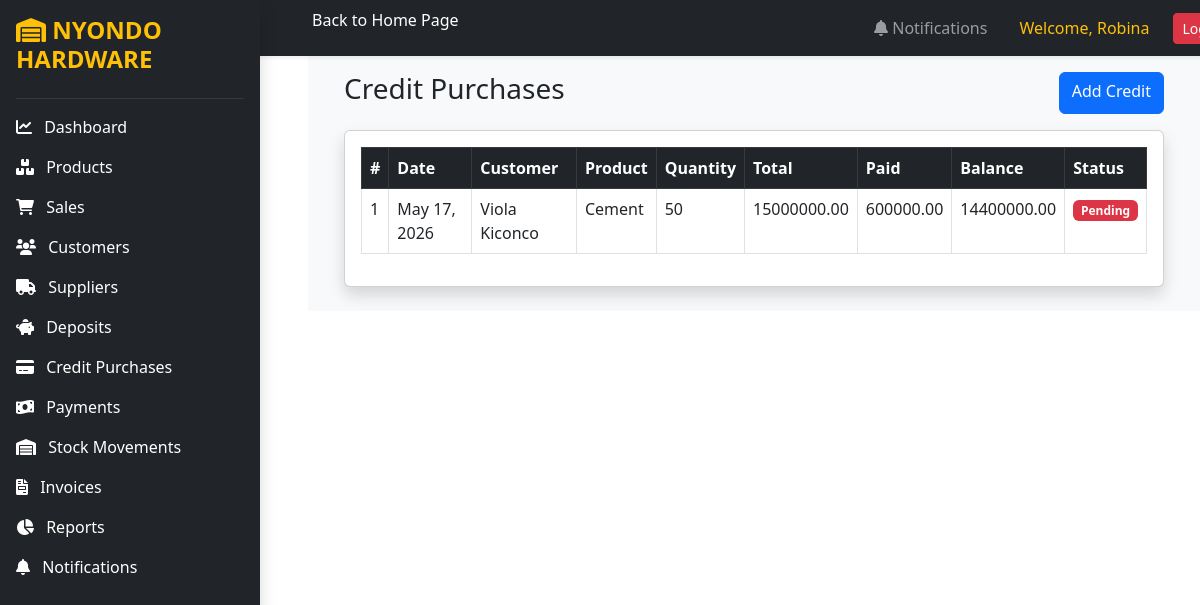
Page /credit_purchases/ (signed in) on the committed database.
### core/models.py (models this page shows, shortened)
class CreditPurchase(models.Model):
    PAYMENT_STATUS = (
        ('Pending', 'Pending'),
        ('Paid', 'Paid'),
    )
    customer = models.ForeignKey(Customer,on_delete=models.CASCADE)
    product = models.ForeignKey(Product,on_delete=models.CASCADE)
    quantity = models.IntegerField(validators=[MinValueValidator(1)])
    price_per_item = models.DecimalField(max_digits=10,decimal_places=2,validators=[MinValueValidator(0)])
    total_amount = models.DecimalField(max_digits=10,decimal_places=2,validators=[MinValueValidator(0)])
    amount_paid = models.DecimalField(max_digits=10,decimal_places=2,validators=[MinValueValidator(0)])
    balance = models.DecimalField(max_digits=10,decimal_places=2,validators=[MinValueValidator(0)])
    payment_status = models.CharField(max_length=20,choices=PAYMENT_STATUS,default='Pending')
    date = models.DateField(auto_now_add=True)

class Customer(models.Model):
    full_name = models.CharField(max_length=200,validators=[MinLengthValidator(3)])
    nin = models.CharField(max_length=20,unique=True,validators=[MinLengthValidator(5),nin_validator])
    phone = models.CharField(max_length=15,unique=True,validators=[phone_validator])
    def __str__(self):
        return self.full_name

class Product(models.Model):
    name = models.CharField(max_length=100,validators=[MinLengthValidator(2)])
    category = models.CharField(max_length=100,validators=[MinLengthValidator(2)])
    unit_cost = models.DecimalField(max_digits=10,decimal_places=2,validators=[MinValueValidator(0)])
    selling_price = models.DecimalField(max_digits=10,decimal_places=2,validators=[MinValueValidator(0)])
    stock_quantity = models.IntegerField(validators=[MinValueValidator(0)])
    def __str__(self):
        return self.name

### core/views.py (the view)
# urls.py: path('credit_purchases/',views.credit_purchases,name='credit_purchases'),
@login_required
def credit_purchases(request):
    credits = CreditPurchase.objects.all().order_by('-date')
    context = {'credits': credits}
    return render(request,'credit_purchases.html',context)

### core/templates/credit_purchases.html
{% extends 'base.html' %} {% block content %}
<div class="container mt-5">
  <div class="d-flex justify-content-between mb-3">
    <h3>Credit Purchases</h3>
    <a href="{% url 'add_credit_purchase' %}" class="btn btn-primary">
      Add Credit
    </a>
  </div>
  <div class="card shadow">
    <div class="card-body table-responsive">
      <table class="table table-bordered table-hover">
        <thead class="table-dark">
          <tr>
            <th>#</th>
            <th>Date</th>
            <th>Customer</th>
            <th>Product</th>
            <th>Quantity</th>
            <th>Total</th>
            <th>Paid</th>
            <th>Balance</th>
            <th>Status</th>
          </tr>
        </thead>
        <tbody>
          {% for credit in credits %}
          <tr>
            <td>{{ forloop.counter }}</td>
            <td>{{ credit.date }}</td>
            <td>{{ credit.customer }}</td>
            <td>{{ credit.product }}</td>
            <td>{{ credit.quantity }}</td>
            <td>{{ credit.total_amount }}</td>
            <td>{{ credit.amount_paid }}</td>
            <td>{{ credit.balance }}</td>
            <td>
              {% if credit.payment_status == 'Paid' %}
              <span class="badge bg-success"> Paid </span>
              {% else %}
              <span class="badge bg-danger"> Pending </span>
              {% endif %}
            </td>
          </tr>
          {% empty %}
          <tr>
            <td colspan="9" class="text-center">No credit purchases found</td>
          </tr>
          {% endfor %}
        </tbody>
      </table>
    </div>
  </div>
</div>
{% endblock %}

### core/templates/base.html (shortened to what this page needs)
<!doctype html>
<html>
<head>
  <link href="https://cdn.jsdelivr.net/npm/bootstrap@5.3.0/dist/css/bootstrap.min.css" rel="stylesheet" />
  <link rel="stylesheet" href="https://cdnjs.cloudflare.com/ajax/libs/font-awesome/6.0.0/css/all.min.css" />
</head>
<body>
  <div>
    <div style="position: fixed; margin-left: 250px; width: 1000px">
      <nav class="navbar navbar-expand-lg navbar-dark bg-dark shadow-sm">
        <div class="container-fluid">
          <div class="collapse navbar-collapse" id="navbarContent" style="margin-left: 50px">
            <a href="/" class="text-white text-decoration-none d-block mb-3">Back to Home Page</a>
            <ul class="navbar-nav ms-auto align-items-center">
              {% if user.is_authenticated %}
              <li class="nav-item me-3">
                <a class="nav-link position-relative" href="{% url 'notifications' %}">
                  <i class="fas fa-bell"></i>
                  Notifications
                </a>
              </li>
              <li class="nav-item me-3">
                <span class="nav-link text-warning">
                  Welcome, {{ request.user.username }}
                </span>
              </li>
              <li class="nav-item">
                <a class="btn btn-danger btn-sm" href="{% url 'logout' %}">
                  Logout
                </a>
              </li>
              {% endif %}
            </ul>
          </div>
        </div>
      </nav>
    </div>
    <div class="d-flex">
      <div class="d-flex">
        <div class="d-flex">
          <div class="bg-dark text-white p-3 vh-100 shadow" style="width: 260px; position: fixed">
            <h4 class="fw-bold text-warning mb-4">
              <i class="fas fa-warehouse"></i>
              NYONDO HARDWARE
            </h4>
            <hr class="text-secondary" />
            <a href="{% url 'dashboard' %}" class="text-white text-decoration-none d-block mb-3">
              <i class="fas fa-chart-line me-2"></i>
              Dashboard
            </a>
            <a href="{% url 'products' %}" class="text-white text-decoration-none d-block mb-3">
              <i class="fas fa-boxes me-2"></i>
              Products
            </a>
            <a href="{% url 'sales' %}" class="text-white text-decoration-none d-block mb-3">
              <i class="fas fa-cart-shopping me-2"></i>
              Sales
            </a>
            <a href="{% url 'customers' %}" class="text-white text-decoration-none d-block mb-3">
              <i class="fas fa-users me-2"></i>
              Customers
            </a>
            <a href="{% url 'suppliers' %}" class="text-white text-decoration-none d-block mb-3">
              <i class="fas fa-truck me-2"></i>
              Suppliers
            </a>
            <a href="{% url 'deposits' %}" class="text-white text-decoration-none d-block mb-3">
              <i class="fas fa-piggy-bank me-2"></i>
              Deposits
            </a>
            <a href="{% url 'credit_purchases' %}" class="text-white text-decoration-none d-block mb-3">
              <i class="fas fa-credit-card me-2"></i>
              Credit Purchases
            </a>
            <a href="{% url 'payments' %}" class="text-white text-decoration-none d-block mb-3">
              <i class="fas fa-money-bill-wave me-2"></i>
              Payments
            </a>
            <a href="{% url 'stock_movements' %}" class="text-white text-decoration-none d-block mb-3">
              <i class="fas fa-warehouse me-2"></i>
              Stock Movements
            </a>
            <a href="{% url 'invoices' %}" class="text-white text-decoration-none d-block mb-3">
              <i class="fas fa-file-invoice me-2"></i>
              Invoices
            </a>
            <a href="{% url 'reports' %}" class="text-white text-decoration-none d-block mb-3">
              <i class="fas fa-chart-pie me-2"></i>
              Reports
            </a>
            <a href="{% url 'notifications' %}" class="text-white text-decoration-none d-block mb-3">
              <i class="fas fa-bell me-2"></i>
              Notifications
            </a>
          </div>
        </div>
        <div class="p-4" style="margin-left: 260px; width: 100%">
        </div>
      </div>
      <div class="p-4 w-100 bg-light">{% block content %}{% endblock %}</div>
    </div>
  </div>
</body>
</html>

### rows in the picture
CreditPurchase: date "May 17, 2026", customer "Viola Kiconco", product "Cement", quantity "50", total_amount "15000000.00", amount_paid "600000.00", balance "14400000.00", payment_status "Pending"

### other values in the picture
{{ request.user.username }} "Robina"
